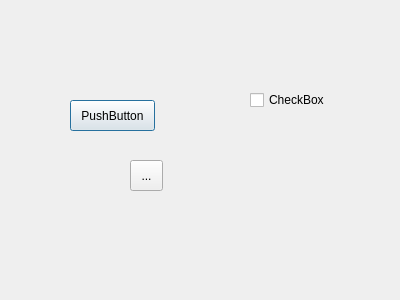
<?xml version="1.0" encoding="UTF-8"?>
<ui version="4.0">
 <class>Dialog</class>
 <widget class="QDialog" name="Dialog">
  <property name="geometry">
   <rect>
    <x>0</x>
    <y>0</y>
    <width>400</width>
    <height>300</height>
   </rect>
  </property>
  <property name="windowTitle">
   <string>Dialog</string>
  </property>
  <widget class="QPushButton" name="pushButton">
   <property name="geometry">
    <rect>
     <x>70</x>
     <y>100</y>
     <width>85</width>
     <height>31</height>
    </rect>
   </property>
   <property name="text">
    <string>PushButton</string>
   </property>
  </widget>
  <widget class="QToolButton" name="toolButton">
   <property name="geometry">
    <rect>
     <x>130</x>
     <y>160</y>
     <width>33</width>
     <height>31</height>
    </rect>
   </property>
   <property name="text">
    <string>...</string>
   </property>
  </widget>
  <widget class="QCheckBox" name="checkBox">
   <property name="geometry">
    <rect>
     <x>250</x>
     <y>90</y>
     <width>85</width>
     <height>20</height>
    </rect>
   </property>
   <property name="text">
    <string>CheckBox</string>
   </property>
  </widget>
 </widget>
 <resources/>
 <connections/>
</ui>
